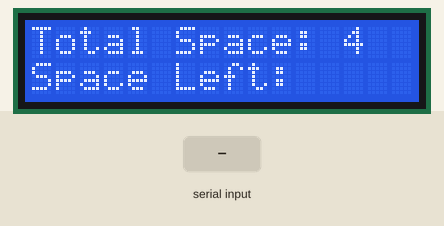
Bench run of a sketch on a simulated Arduino Uno, built with avr-gcc and run on an emulated ATmega328P. Shown: 16×2 character LCD. The test bench sets the inputs (shaded band).

Above: at 1.2 s.
1.3 s: "1\n" received over Serial
At 2.3 s:
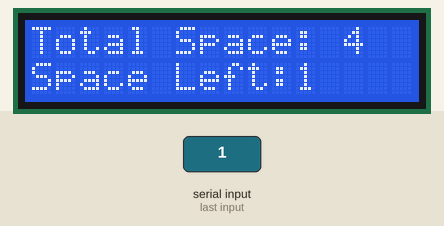
2.8 s: "0\n" received over Serial
At 3.5 s:
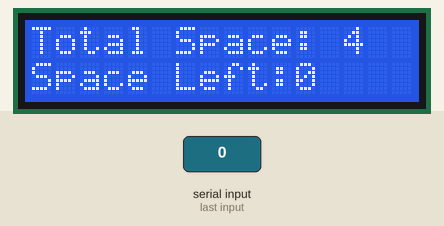
4.3 s: "2\n" received over Serial
At 4.6 s:
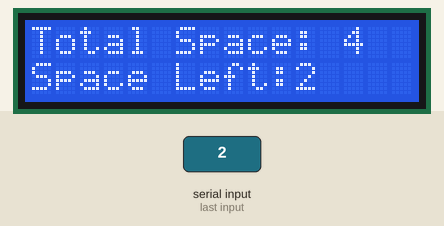
Timing chart, 0 to 7.3 s (numbered marks = the images above; inputs shaded):
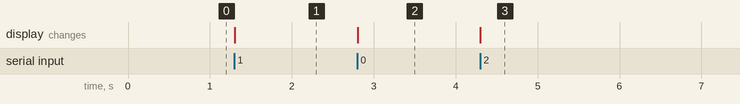

The sketch:

smart_parking.ino
```cpp
#include <LiquidCrystal.h>
const int rs = 2, en = 3, d4 = 4, d5 = 5, d6 = 6, d7 = 7;
LiquidCrystal LCD(rs, en, d4, d5, d6, d7);

void setup()
{
  LCD.begin(16, 2);
  Serial.begin(9600);
  LCD.setCursor(0,0);
LCD.print("Total Space: 4");
LCD.setCursor(0,1);
LCD.print("Space Left: ");
}

void loop() {
  String request = Serial.readStringUntil('\n');
  request.trim();
  LCD.setCursor(11,1);
  LCD.print(request);
}
```

Measured:
- after the input at 1.3 s, the display: changes at once (image 1)
- after the input at 2.8 s, the display: changes at once (image 2)
- after the input at 4.3 s, the display: changes at once (image 3)
